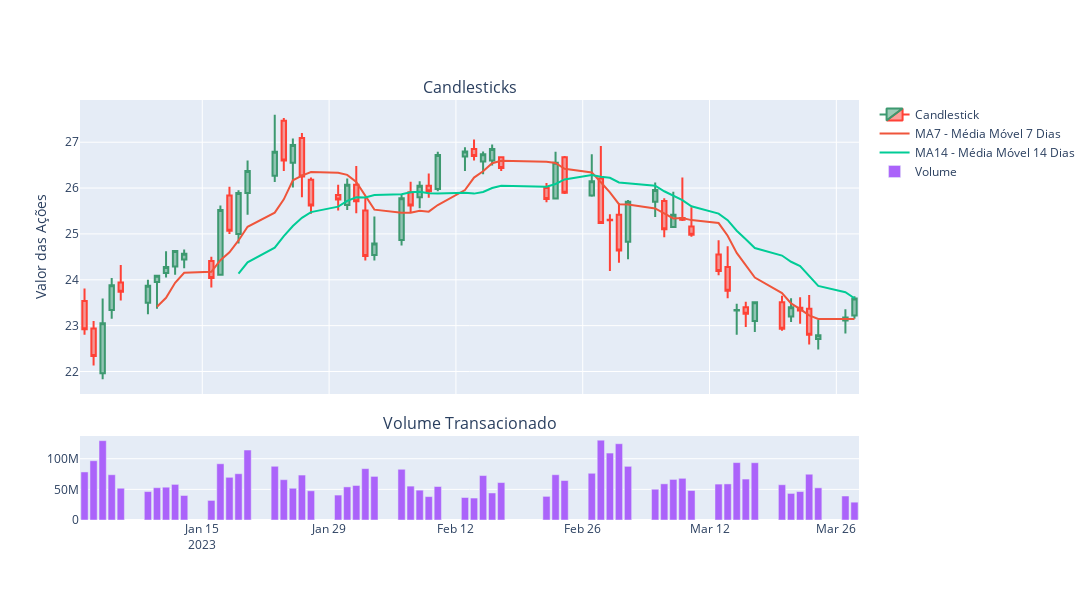

Notebook source saved alongside this figure:
### Code cell
# Criando subplots
'''
"Primeiro, criamos uma figura que conterá nossos gráficos usando make_subplots.
Isso nos permite ter múltiplos gráficos em uma única visualização.
Aqui, teremos dois subplots: um para o gráfico de candlestick e outro para o volume de transações."

'''
fig = make_subplots(rows=2, cols=1, shared_xaxes=True,
                    vertical_spacing=0.1,
                    subplot_titles=('Candlesticks', 'Volume Transacionado'),
                    row_width=[0.2, 0.7])

'''
"No gráfico de candlestick, cada candle representa um dia de negociação,
mostrando o preço de abertura, fechamento, máximo e mínimo. Vamos adicionar este gráfico à nossa figura."
'''
# Adicionando o gráfico de candlestick
fig.add_trace(go.Candlestick(x=df.index,
                             open=df['abertura'],
                             high=df['maximo'],
                             low=df['minimo'],
                             close=df['fechamento'],
                             name='Candlestick'),
                             row=1, col=1)

# Adicionando as médias móveis
# Adicionamos também médias móveis ao mesmo subplot para análise de tendências
fig.add_trace(go.Scatter(x=df.index,
                         y=df['MA7'],
                         mode='lines',
                         name='MA7 - Média Móvel 7 Dias'),
                         row=1, col=1)

fig.add_trace(go.Scatter(x=df.index,
                         y=df['MA14'],
                         mode='lines',
                         name='MA14 - Média Móvel 14 Dias'),
                         row=1, col=1)

# Adicionando o gráfico de barras para o volume
# Em seguida, criamos um gráfico de barras para o volume de transações, que nos dá uma ideia da atividade de negociação naquele dia
fig.add_trace(go.Bar(x=df.index,
                     y=df['volume'],
                     name='Volume'),
                     row=2, col=1)

# Atualizando layout
#Finalmente, configuramos o layout da figura, ajustando títulos, formatos de eixo e outras configurações para tornar o gráfico claro e legível.
fig.update_layout(yaxis_title='Valor das Ações',
                  xaxis_rangeslider_visible=False,  # Desativa o range slider
                  width=1100, height=600)

# Mostrando o gráfico
fig.show()
